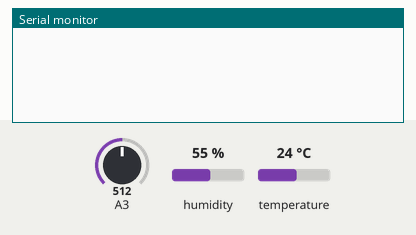
The sketch below on a simulated Arduino Uno, built with avr-gcc and run on an emulated ATmega328P. Parts: the last lines printed to the serial monitor. The test bench sets the inputs (shaded band); at power-on: humidity 55 %, A3 = 512, temperature 24 °C.

Above: at 1.2 s.
1.3 s: humidity set to 22 %
At 4.5 s:
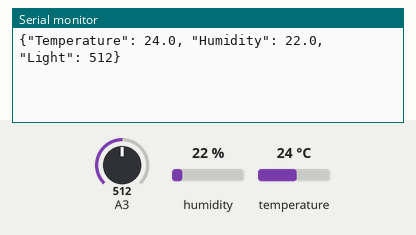
7.8 s: A3 set to 490
At 8.6 s:
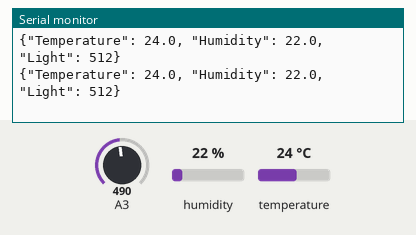
9.3 s: temperature set to 12 °C
At 10.4 s:
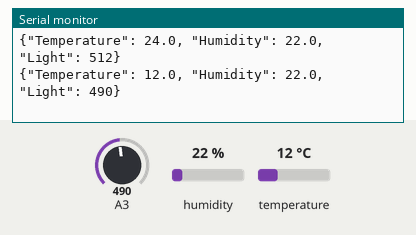
10.8 s: A3 set to 510
12.3 s: humidity set to 40 %
At 12.8 s:
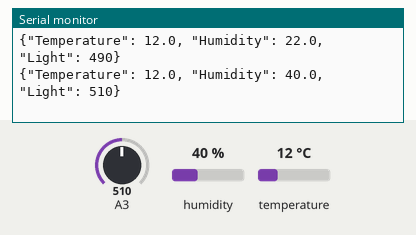
Timing chart, 0 to 14.8 s (numbered marks = the images above; inputs shaded):
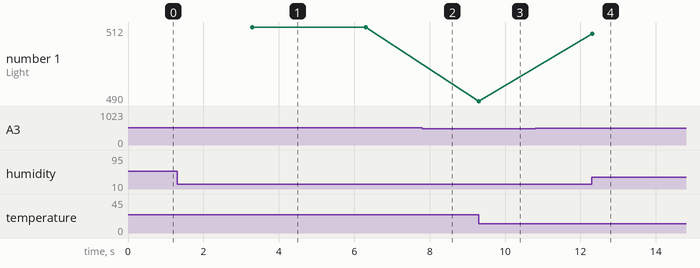

Measured:
- after the input at 1.3 s, the serial monitor: prints a new line after 2.0 s (image 1)
- after the input at 9.3 s, the serial monitor: prints a new line at once (image 3)
- after the input at 12.3 s, the serial monitor: prints a new line at once (image 4)

The sketch:

Sensors.ino
```cpp
#include <dht_nonblocking.h>
#define DHT_SENSOR_TYPE DHT_TYPE_11

int ADCValue = 0; // initialize ADC value
int Threshold = 500; // set dark-light switchover (threshold) ADC value
static const int DHT_SENSOR_PIN = 2;
DHT_nonblocking dht_sensor( DHT_SENSOR_PIN, DHT_SENSOR_TYPE );

void setup()
{
  Serial.begin(9600);
  pinMode(2, OUTPUT);
}

/*
 * Poll for a measurement, keeping the state machine alive.  Returns
 * true if a measurement is available.
 */
static bool measure_environment(float *temperature, float *humidity)
{
  static unsigned long measurement_timestamp = millis();

  if (millis() - measurement_timestamp > 3000)
  {
    if (dht_sensor.measure(temperature, humidity) == true)
    {
      measurement_timestamp = millis();
      return (true);
    }
  }

  return (false);
}

/*
 * Main program loop.
 */
void loop()
{
  float temperature;
  float humidity;
  ADCValue = analogRead(A3);
  delay(300); // Wait for 300 millisecond(s)

  if (measure_environment(&temperature, &humidity) == true)
  {
    Serial.print("{\"Temperature\": ");
    Serial.print(temperature, 1);
    Serial.print(", \"Humidity\": ");
    Serial.print(humidity, 1);
    Serial.print(", \"Light\": ");
    Serial.print(ADCValue);
    Serial.println("}");
  }
}
```
